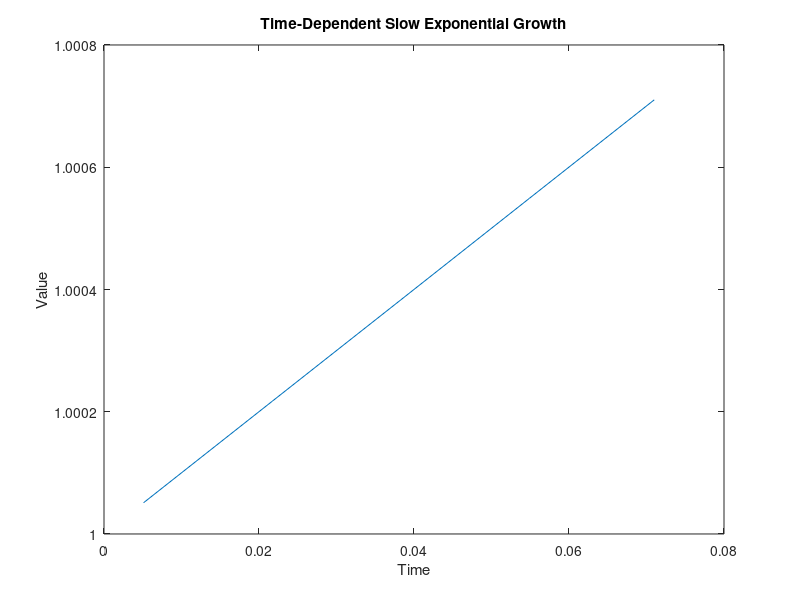

This chart was generated by the following MATLAB code:
% Time parameters
t_start = 0;            % Start time
t_end = 10;             % End time
sampling_rate = 1e4;    % Sampling rate
dt = 1/sampling_rate;   % Time step

% Growth parameters
growth_rate = 0.01;     % Growth rate
initial_value = 1;      % Initial value

% Time vector
t = [0.0051    0.0217    0.0383    0.0549    0.071];

% Calculate the exponential growth
y = initial_value * exp(growth_rate * t);

% Plotting the results
plot(t, y)
xlabel('Time')
ylabel('Value')
title('Time-Dependent Slow Exponential Growth')